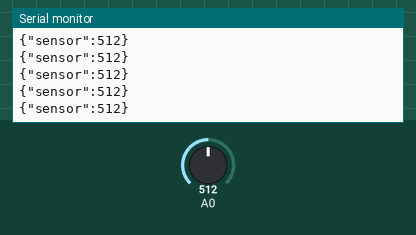
Simulated run of this sketch. Board: Arduino Uno, built with avr-gcc and run on an emulated ATmega328P. Shown: the last lines printed to the serial monitor. The inputs (shaded band) are chosen by the test bench; at power-on: A0 = 512.

Above: at 1.2 s.
1.3 s: A0 set to 538
At 2.3 s:
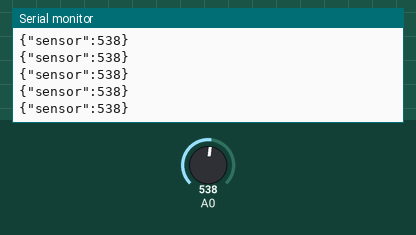
4.3 s: A0 set to 511
At 5.2 s:
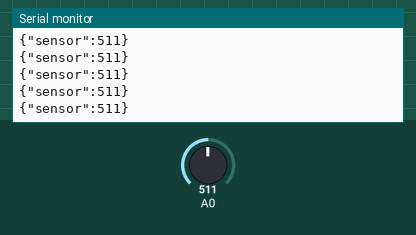
7.3 s: A0 set to 0
At 8.2 s:
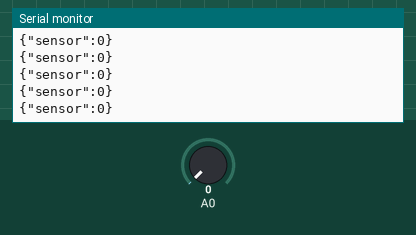
10.3 s: A0 set to 210
At 11.0 s:
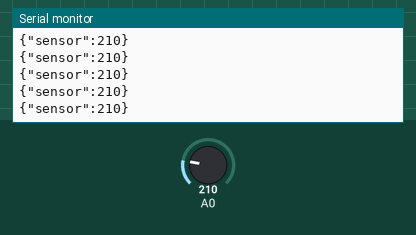
Timing chart, 0 to 13.3 s (numbered marks = the images above; inputs shaded):
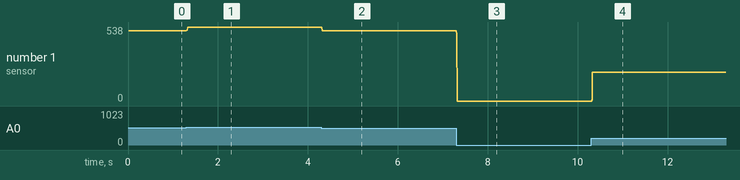

Measured:
- after the input at 1.3 s, the serial monitor: prints a new line at once (image 1)
- after the input at 4.3 s, the serial monitor: prints a new line at once (image 2)
- after the input at 7.3 s, the serial monitor: prints a new line at once (image 3)
- after the input at 10.3 s, the serial monitor: prints a new line at once (image 4)
- plotted number 1: 512 → 538 after the input at 1.3 s, 538 → 511 after the input at 4.3 s, 511 → 0 after the input at 7.3 s, 0 → 210 after the input at 10.3 s

The sketch:

barTest.ino
```cpp
// I was using this for testing ways to remove sensor noise to it's kinda messy
// It transmits (somewhat smoothed?) sensor data formatted as JSON
// I might clean this up/explain more later
#include <ArduinoJson.h>
char json[128];
StaticJsonDocument<200> doc;
const int NUM_SAMPLES = 100;
double previous;
double current;
double weight = 0.05;
double error = 10;
int timeout = 100;
double data[NUM_SAMPLES];
int dataIndex = 0;
double sum;
void setup() {
  pinMode(A0, INPUT);
  Serial.begin(38400);
  Serial.setTimeout(50);
  previous = analogRead(A0);
  current = analogRead(A0);
  for (int i = 0; i < NUM_SAMPLES; i++) {
    data[i] = analogRead(A0);
  }
  while (!Serial) continue;
}

void loop() {
  while ((current > abs(previous) + error) && timeout != 0) {
    current = analogRead(A0);
    --timeout;
  }
  timeout = 100;
  //Serial.println(current * weight + (1 - weight) * previous);
  doc["sensor"] = current * weight + (1 - weight) * previous;
  serializeJson(doc, Serial);
  Serial.println();
  previous = current;
  current = analogRead(A0);
  delay(5);
/*
  sum = 0;
  data[dataIndex] = analogRead(A1);
  for (int i = 0; i < NUM_SAMPLES; i++) {
    sum += data[i];
  }
  Serial.println(sum / (double)NUM_SAMPLES);
  if (dataIndex < NUM_SAMPLES) {
    ++dataIndex;
  }
  else {
    dataIndex = 0;
  }
  */
}
```
